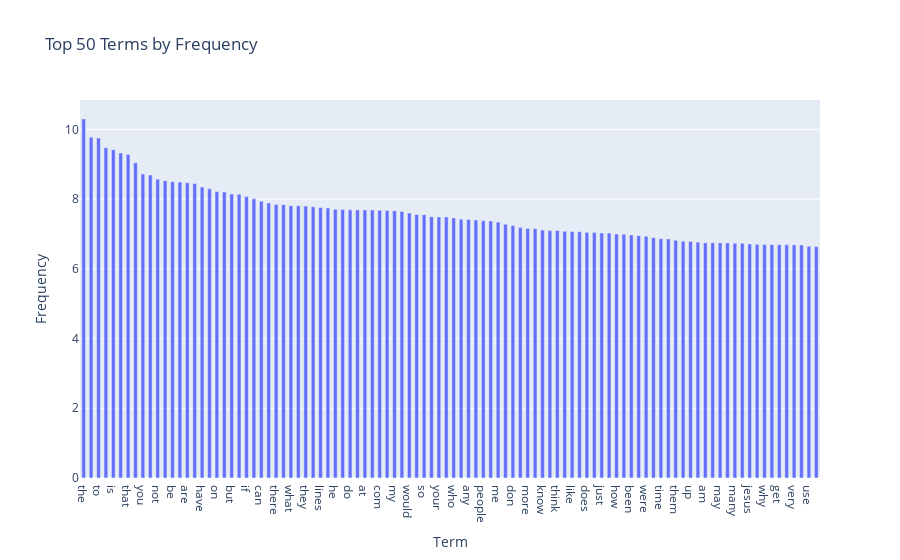

Notebook code cell kept with this figure:
### Markdown cell above
### >>> **Exercise 15 (take home):** 
You can copy the code from the previous exercise and change the 'term_frequencies' variable for the 'term_frequencies_log', comment about the differences that you observe and talk about other possible insights that we can get from a log distribution.

### Code cell
# Answer here
# Answer here
# 計算每個詞的出現總頻率
term_frequencies = np.asarray(X_counts.sum(axis=0))[0]

# 創建詞頻的 DataFrame
df = pd.DataFrame({'Term': count_vect.get_feature_names_out()[0:], 'Frequency': term_frequencies_log[0:]})

# 篩選出頻率最高的 100 個詞
df_top = df.nlargest(100, 'Frequency')

# df['Top'] = df['Frequency'].rank(method='min', ascending=False) <= 100
# df_top = df[df['Top']]


# 使用 Plotly 繪製條形圖
fig = px.bar(df_top, x='Term', y='Frequency', title="Top 50 Terms by Frequency")
fig.update_traces(width=0.5)
fig.show()
print("將出現頻率取log之後，會使整體趨勢平滑非常多，使得低頻數值相對變大，結果比較看的到低頻的數據，而不是全都高頻的數據")

### Figure 1 — Plotly figure (JSON) as saved in the notebook; plotly's stock layout.template omitted (floating-point values rounded to 4 significant figures)
{"data": [{"alignmentgroup": "True", "hovertemplate": "Term=%{x}<br>Frequency=%{y}<extra></extra>", "legendgroup": "", "marker": {"color": "#636efa", "pattern": {"shape": ""}}, "name": "", "offsetgroup": "", "orientation": "v", "showlegend": false, "textposition": "auto", "type": "bar", "width": 0.5, "x": ["the", "of", "to", "and", "is", "in", "that", "it", "you", "for", "not", "this", "be", "from", "are", "edu", "have", "as", "on", "with", "but", "or", "if", "was", "can", "we", "there", "by", "what", "subject", "they", "an", "lines", "one", "he", "god", "do", "organization", "at", "re", "com", "about", "my", "all", "would", "will", "so", "some", "your", "no", "who", "has", "any", "writes", "people", "which", "me", "article", "don", "his", "more", "other", "know", "when", "think", "their", "like", "university", "does", "out", "just", "only", "how", "also", "been", "than", "were", "then", "time", "because", "them", "posting", "up", "had", "am", "should", "may", "these", "many", "say", "jesus", "see", "why", "us", "get", "good", "very", "believe", "use", "such"], "xaxis": "x", "y": [10.3, 9.779, 9.754, 9.474, 9.421, 9.326, 9.28, 9.042, 8.725, 8.693, 8.573, 8.53, 8.497, 8.492, 8.47, 8.45, 8.347, 8.298, 8.219, 8.204, 8.147, 8.141, 8.073, 8.013, 7.944, 7.891, 7.846, 7.843, 7.813, 7.81, 7.803, 7.78, 7.763, 7.746, 7.711, 7.703, 7.693, 7.693, 7.692, 7.69, 7.683, 7.672, 7.67, 7.646, 7.601, 7.563, 7.556, 7.497, 7.492, 7.491, 7.463, 7.421, 7.42, 7.405, 7.38, 7.377, 7.341, 7.281, 7.244, 7.184, 7.159, 7.153, 7.115, 7.102, 7.101, 7.077, 7.071, 7.065, 7.048, 7.041, 7.03, 7.027, 7.003, 6.994, 6.974, 6.952, 6.935, 6.897, 6.866, 6.859, 6.818, 6.793, 6.786, 6.768, 6.748, 6.746, 6.745, 6.745, 6.735, 6.733, 6.715, 6.702, 6.698, 6.695, 6.692, 6.691, 6.691, 6.688, 6.649, 6.641], "yaxis": "y"}], "layout": {"barmode": "relative", "legend": {"tracegroupgap": 0}, "title": {"text": "Top 50 Terms by Frequency"}, "xaxis": {"anchor": "y", "domain": [0, 1], "title": {"text": "Term"}}, "yaxis": {"anchor": "x", "domain": [0, 1], "title": {"text": "Frequency"}}}}
